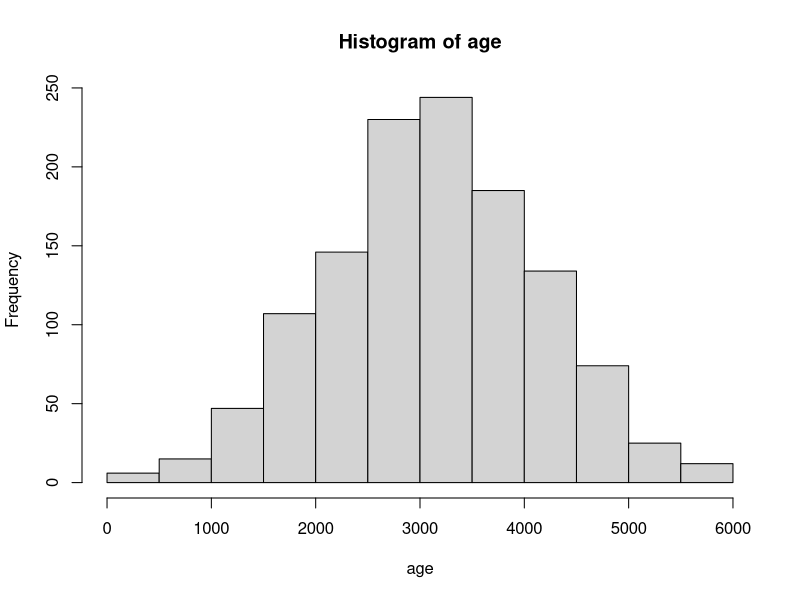
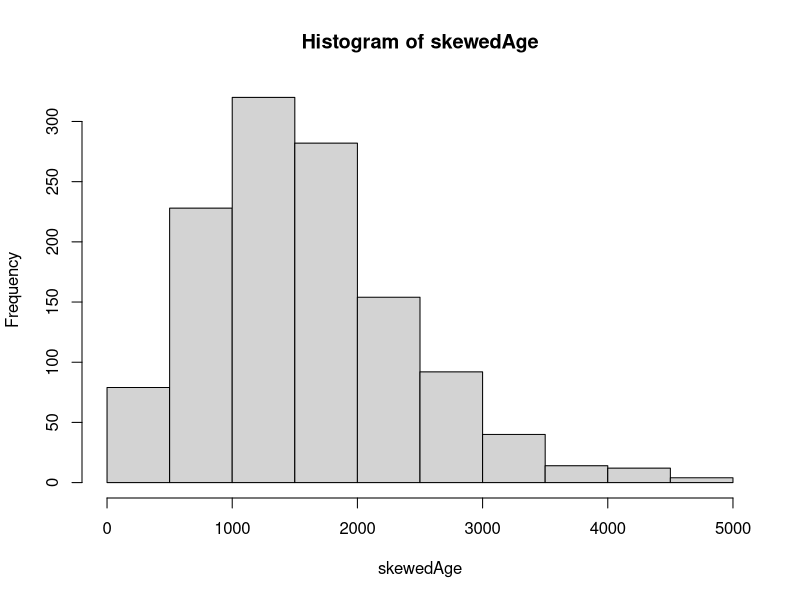

Source code (R) for these figures, in order: (Note: this script raises an error after producing the figures.)
# toymaker dataset
set.seed(67)

# elf identifier variable. 1225 observations
total_elves <- 1225
elf_id <- 0001:total_elves
elf_id <- sprintf("%04d", 1:total_elves)

# sex variable
sex <- as.factor(sample(c("Male", "Female"), total_elves, T))
table(sex) # table() shows the count per category

# age
age <- pmax(round(rnorm(total_elves, mean = 3140, sd = 1000)), 100)
hist(age)

# skewed age
library(sn)
skewedAge <- pmax((round(rsn(total_elves, xi = c(100:total_elves), omega = 1200, alpha = 10, dp = NULL))), 100)
summary(skewedAge)
hist(skewedAge)

# job_type
job_type <- as.factor(sample(c("Full-time", "Part-time"), total_elves, T, prob = c(.75, .25)))
table(job_type)

# creating dataframe + new variable: weekly_hours
toymaker <- data.frame(elf_id, sex, skewedAge, job_type) %>%
  mutate(weekly_hours = ifelse(job_type == "Full-time",
                               pmin(pmax(round(rnorm(n(), mean = 40, sd = 10)), 40), 60),
                               pmin(pmax(round(rnorm(n(), mean = 30, sd = 3)), 20), 34)
                              )
         )

# experience
# want: elf's work experience CAN'T surpass elf's age minus 25 ;
toymaker <- toymaker %>%
  rowwise() %>%
  mutate(
    work_experience = case_when(
      age <= 500 ~ round(runif(1, 75, age - 25)),
      age <= 1000 ~ round(runif(1, 476, age - 25)),
      age <= 2000 ~ round(runif(1, 976, age - 25)),
      age <= 3000 ~ round(runif(1, 1976, age - 25)),
      age <= 4000 ~ round(runif(1, 2976, age - 25)),
      TRUE        ~ round(runif(1, 3976, age - 25))
    )
  ) %>%
  ungroup()

# toys_made_per_week



# defected_toys_made_per_week




# Test Visualizations (for assessing distribution purposes)
head(toymaker)

toymaker %>%
  select(job_type, weekly_hours) %>%
  table()

hist(toymaker$weekly_hours[toymaker$job_type == "Full-time"])
hist(toymaker$weekly_hours[toymaker$job_type == "Part-time"])
hist(toymaker$weekly_hours)

toymaker %>%
  filter(age <= 1000) %>%
  group_by(job_type) %>%
  arrange(age) %>%
  count(job_type)

summary(toymaker$work_experience)
summary(toymaker$age - toymaker$work_experience)

min(toymaker$age - toymaker$work_experience)
which(toymaker$age <= toymaker$work_experience)
all(toymaker$age > toymaker$work_experience)
which(is.na(toymaker$age - toymaker$work_experience))


# Professor's help:
elves_data <- toymaker %>%
  mutate(
    # 1. Base productivity (toys per hour) - varies by elf
    # This could be influenced by experience (but with diminishing returns)
    # Add some random variation so not all elves are identical
    base_productivity = 2 + (work_experience / 2000) + rnorm(n(), 0, 0.3),
    base_productivity = pmax(base_productivity, 0.5), # minimum floor

    # 2. Toys per week = productivity * hours worked
    toys_per_week = round(base_productivity * weekly_hours),

    # 3. Quality rate increases with experience (with diminishing returns)
    # Using a logistic-style curve to keep it between 0 and 1
    quality_rate = 0.70 + 0.25 * (1 - exp(-work_experience / 1500)) +
      rnorm(n(), 0, 0.03),
    quality_rate = pmax(0.5, pmin(0.99, quality_rate)), # bound between 50-99%

    # 4. Defected toys based on quality rate
    defected_toys_per_week = round(toys_per_week * (1 - quality_rate)),

    # 5. Verify the quality rate calculation
    calculated_quality_rate = 1 - (defected_toys_per_week / toys_per_week)
  )

hist(elves_data$quality_rate)

lm <- lm(work_experience ~ sex + age + job_type + weekly_hours, data = elves_data)
summary(lm)
plot(elves_data$work_experience, elves_data$calculated_quality_rate)
